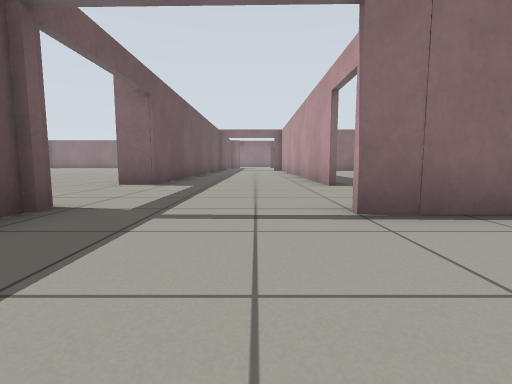
[1] (above)

18 first-person views from a walk through a world built for the Gazebo simulator. The camera is 0.5 m above the floor, tilts 6° down and sees 85° across. The floor is counted in squares, 1 m on a side. Each view is taken from the middle of a square. On the plan, view 1 faces up. The plan holds only what a view shows up to about 9 squares ahead; the rest is blank. The robots in the file are not drawn.

[2]
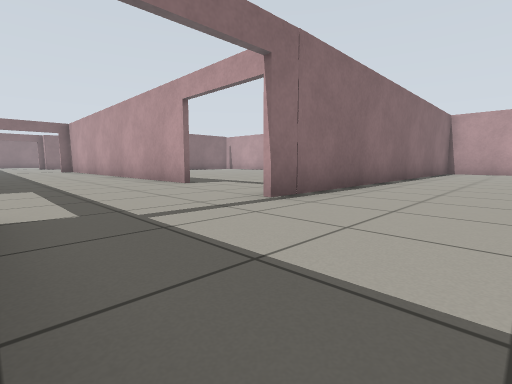

[3]
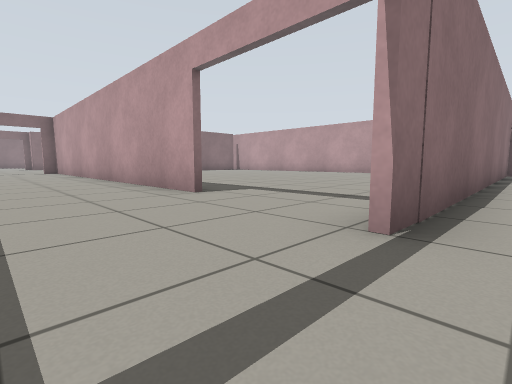

[4]
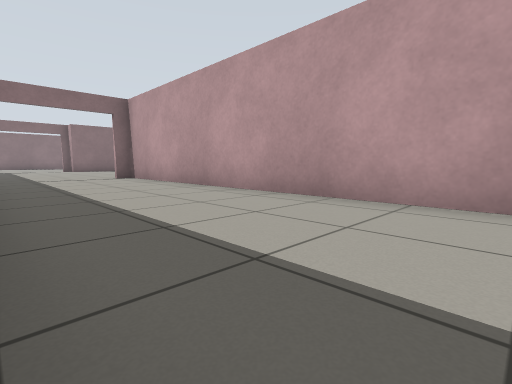

[5]
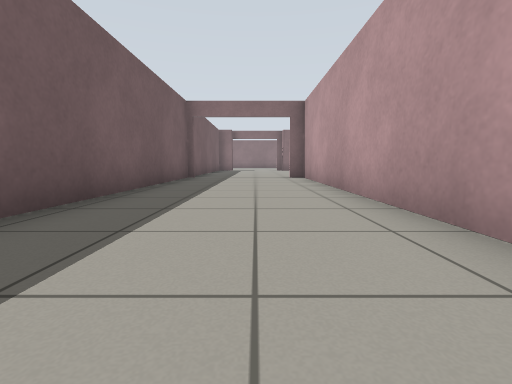

[6]
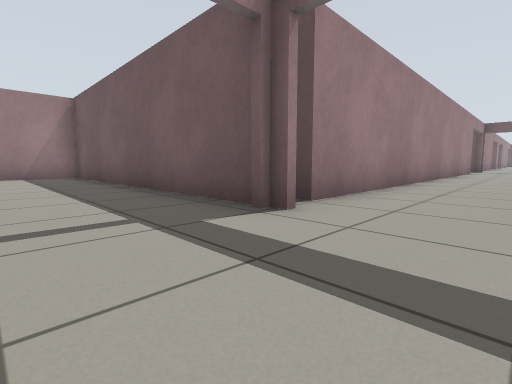

[7]
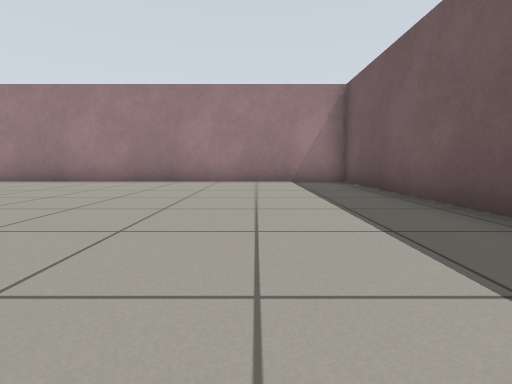

[8]
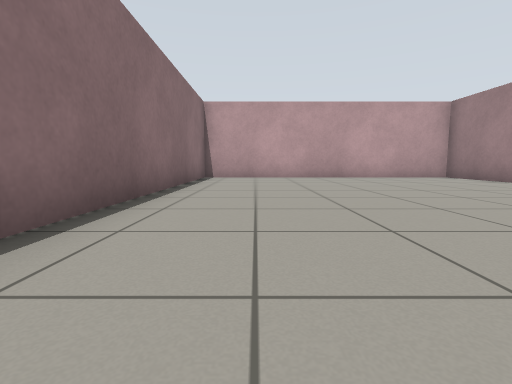

[9]
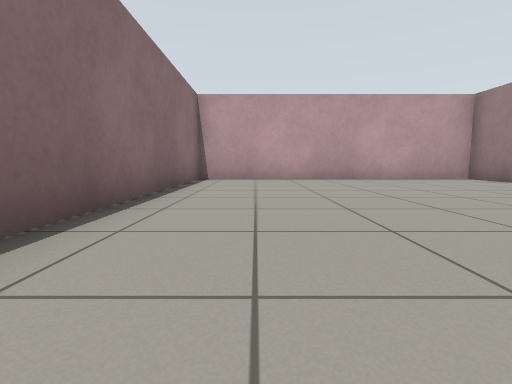

[10]
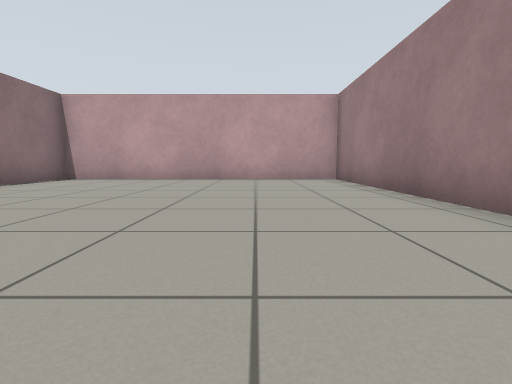

[11]
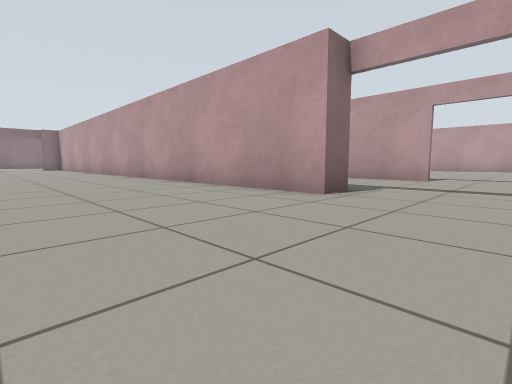

[12]
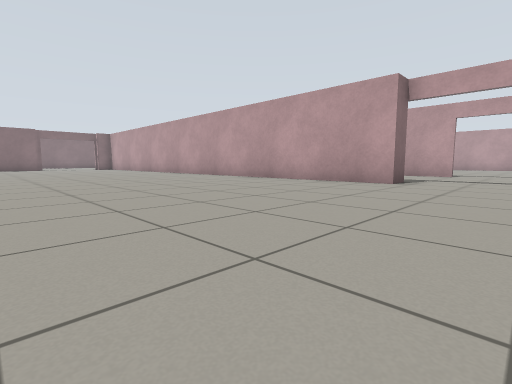

[13]
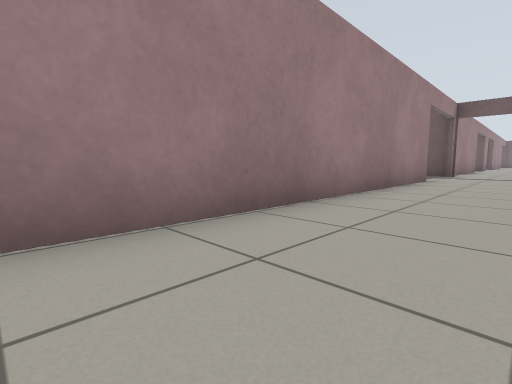

[14]
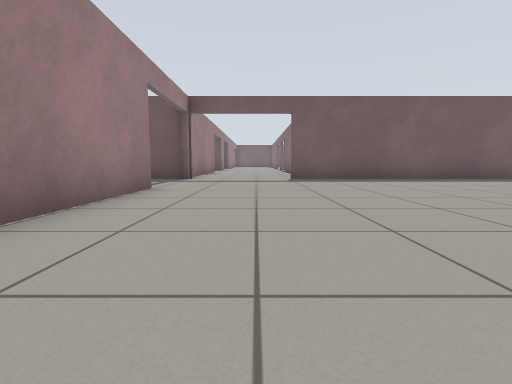

[15]
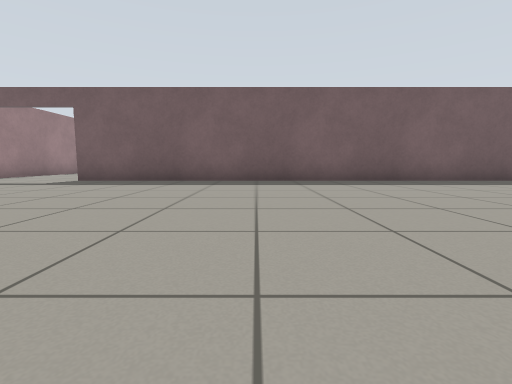

[16]
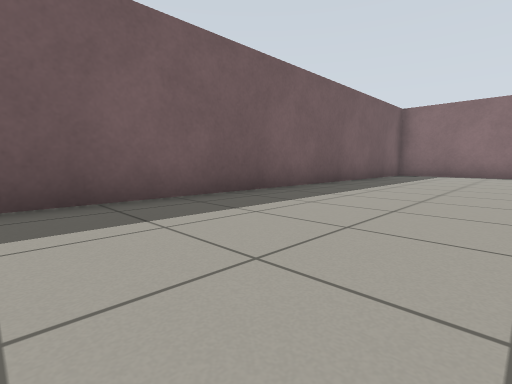

[17]
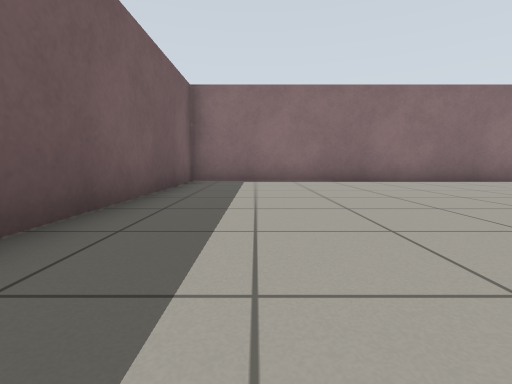

[18]
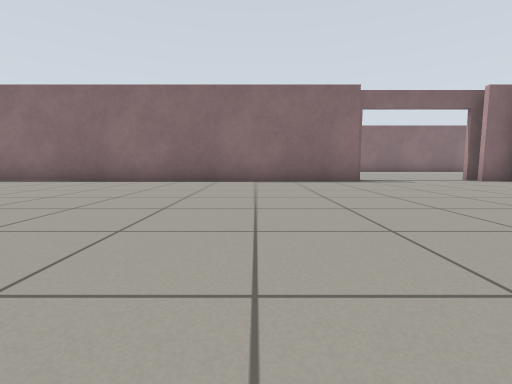

### Floor plan
Points are (right, up) in squares from view 1. A wall is a line through its corners. A room is listed if a view was taken in it or the views show most of it. See-through windows are left out.
Room 1 (views 1, 2, 3, 7, 8, 9, 10)
walls: (-2.3, 3.2) (-2.3, -5.4) (12.4, -5.4) (12.4, 2.7) (0.9, 2.6)
ways out: open door at (0, 4.1) to room 2
Room 2 (views 4, 5, 6)
walls: (1.6, 6) (1.6, 17.3) (1.1, 17.3); (-2.3, 17.2) (-2.3, 6.3)
ways out: open door at (0, 4.1) to room 1; open door at (-0.5, 17.3)
Room 3 (views 11, 12, 13, 14, 15, 16, 17, 18)
walls: (-2.3, 6.3) (-3.1, 6.3) (-3.1, 13.1); (-15.5, 2.9) (-3, 2.9); (-7.2, 25.4) (-18.7, 25.5) (-18.7, 6); (-3.2, 25.4) (-4.1, 25.4)
ways out: open door at (-18.1, 3.9); open door at (-5.5, 26)

Positions as (right, up) in squares from view 1, and headings:
1: (0, 0), facing up
2: (-2, 0), facing up-right
3: (-1, 2), facing up-right
4: (-2, 8), facing up-right
5: (0, 8), facing up
6: (0, 5), facing down-left
7: (0, 2), facing down
8: (3, 1), facing right
9: (4, 1), facing right
10: (4, -3), facing right
11: (-7, 4), facing up-right
12: (-10, 4), facing up-right
13: (-7, 5), facing down-left
14: (-10, 5), facing left
15: (-11, 11), facing left
16: (-15, 14), facing up-left
17: (-17, 18), facing up
18: (-10, 18), facing up
